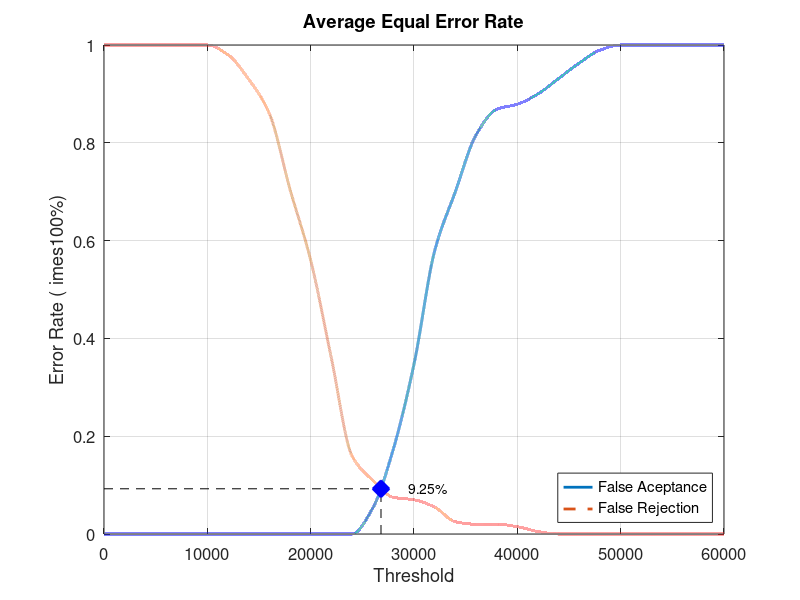
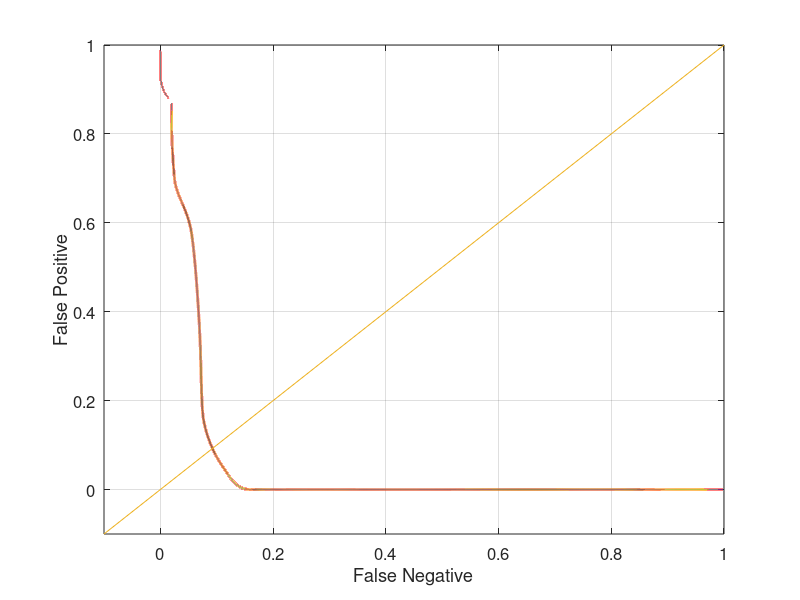

Here is the MATLAB script that generated these plots, in order:
close all;
clear;
clc;
x = 0:2000:60000;
xq = 0:0.5:60000;

y0 = [0 0 0 0 0 0 0 0 0 0 0 0 0 0.0526316 0.173684 0.347368 0.578947 0.7 0.815789 0.868421 0.878947 0.9 0.931579 0.963158 0.989474 1 1 1 1 1 1]
yy0 = interp1(x, y0, xq, 'pchip');
y1 = [1 1 1 1 1 1 0.98 0.93 0.86 0.705 0.56 0.36 0.16 0.11 0.075 0.07 0.055 0.025 0.02 0.02 0.015 0.005 0 0 0 0 0 0 0 0 0]
yy1 = interp1(x, y1, xq, 'pchip');

% Calculating EER: 
y2 = abs(y0 - y1);
find(y2 == min(y2))
yy2 = abs(yy0 - yy1);
xEER = find(yy2 == min(yy2));
xEERIndex = xq(xEER) % X-axis EER
yEER = yy0(xEER) % Y-axis EER

main = figure
plot(xq, yy0,'-','LineWidth', 2);	hold on
plot(xq, yy1,'--','LineWidth', 2);	hold on
plot([xEERIndex xEERIndex], [0 yEER], 'k--');	hold on
plot([0 xEERIndex], [yEER yEER], 'k--');	hold on
plot(xEERIndex, yEER, 'bx', 'LineWidth', 10);	hold on
text(xEERIndex + 10 * xEERIndex / 100, yEER, [num2str(round((10000 * yEER)) / 100) '%'])
legend('False Aceptance', 'False Rejection', 'Location', 'SouthEast')
xlabel('Threshold')
ylabel('Error Rate (	imes100%)')
title('Average Equal Error Rate')
set(gca, 'FontSize', 12)
axis([0 60000 0 1])
grid on

print(main, 'Database2_2Main', '-dpng');
FNRxFPR = figure('Color', [1 1 1]);
plot(yy1, yy0, '-', yy1, yy0, 'LineWidth', 2);
hold on
y = -0.1:0.1:1
plot(y, y); 
set(gca, 'FontSize', 12)
xlabel('False Negative')
ylabel('False Positive')
axis([-0.1 1 -0.1 1])
set(gca, 'FontSize', 12)
grid on

print(FNRxFPR, 'Database2_2FNRxFPR','-dpng');
